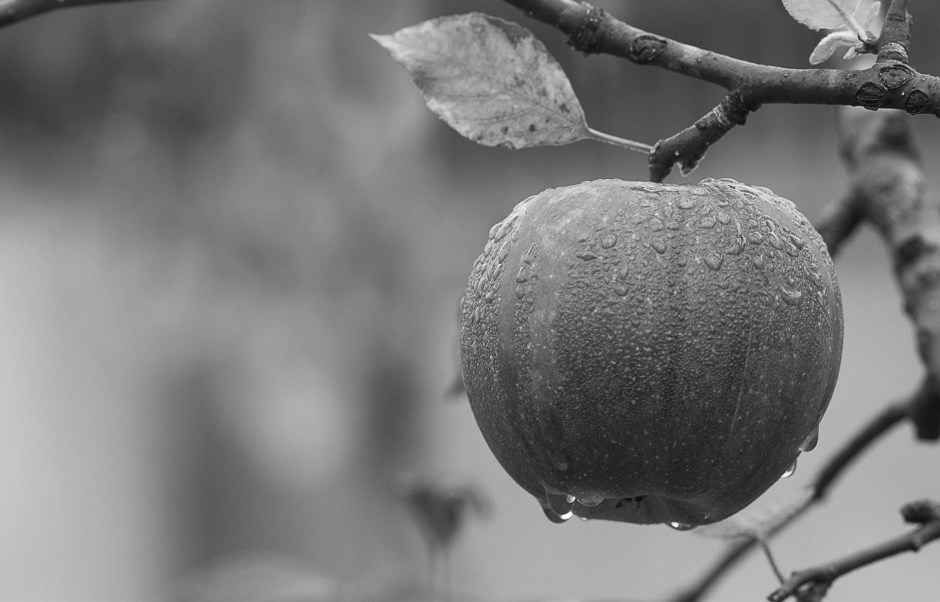
#> input picture Week 4/fruit.jpeg, 1880 x 1204 px (shown at 1/2 size)
$ jupyter execute w3-svd-applications.ipynb
#> lines starting #> are read from the running program, lines starting #| are printed output that depends on the picture
## Using SVD for Image Compression

[cell 1]
import numpy as np
import matplotlib.pyplot as plt
import matplotlib.image as mpimg # for reading and showing images
from skimage import img_as_float # for formatting image matrices correctly, Anaconda name: scikit-image
from skimage.color import rgb2gray # converting from RGB to grayscale
from ipywidgets import interact # making an interactive widget (Ignore this, it's not required for current understanding), Anaconda name: ipywidgets

#### Compress Grayscale Images first:

[cell 2]
# First, let's define a function to take the top k singular values and use those to reconstruct the original matrix

def svd_compress(A, k):
    U, S, VT = np.linalg.svd(A)
    reconst_A = np.dot(U[:, :k], np.dot(np.diag(S[:k]), VT[:k, :])) # The actual compression step. U: (m,k), S: (k,k), VT: (k,n)

    print("Shape of U:", U[:, :k].shape)
    print("Shape of S:", np.diag(S[:k]).shape)
    print("Shape of VT:", VT[:k, :].shape)

    return reconst_A

[cell 3]
# Now let's define an actual function to compress grayscale images

def compress_gray_images(img_path, k):
    img = mpimg.imread(img_path) # read an image as a numpy array
    image = rgb2gray(img) # convert this image to grayscale

    original_shape = image.shape # an array, basically (m,n)

    print("Original Size:", original_shape)
    reconst_image = svd_compress(image, k)

    compression_ratio = (k * (original_shape[0] + original_shape[1] + k)) / (original_shape[0] * original_shape[1]) * 100
    # (shape of U + shape of VT + shape of S) / shape of original matrix

    fig, ax = plt.subplots(1, 1, figsize = (10,8))
    ax.set_title("Compression Ratio = {:.2f}".format(compression_ratio) + "%")
    ax.imshow(reconst_image, cmap = "gray")
    ax.axis("off")

[cell 4]
img_path = "fruit.jpeg"
img = mpimg.imread(img_path)
#> img is the input picture: shape (1204, 1880); min 0, max 255, mean 121.2
image = rgb2gray(img)

fig, ax = plt.subplots(1,1, figsize = (10,8))
ax.imshow(image, cmap = "gray")
ax.axis("off")

compressed_image = compress_gray_images(img_path, 30)
#| Original Size: (1204, 1880)
#> in svd_compress, `U, S, VT = np.linalg.svd(A)`:
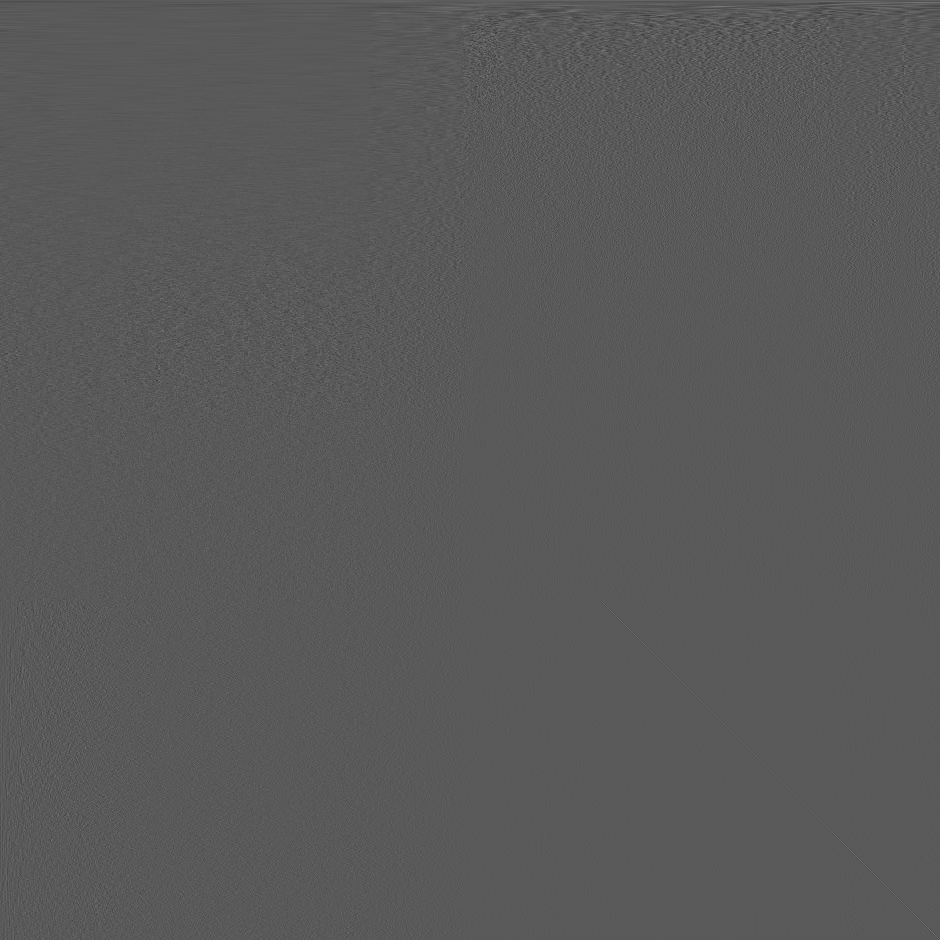
#> VT: shape (1880, 1880) float64 (shown at 1/2 size); min -0.227, max 0.418, mean 1.36e-05; drawn with min black and max white
#> in svd_compress, `U, S, VT = np.linalg.svd(A)`: S = 1204 values, max 185872.3 at index 0, min 2.4 at index 1203, mean 519.5
#> in svd_compress, `reconst_A = np.dot(U[:, :k], np.dot(np.diag(S[:k]), VT[:k, :]))`:
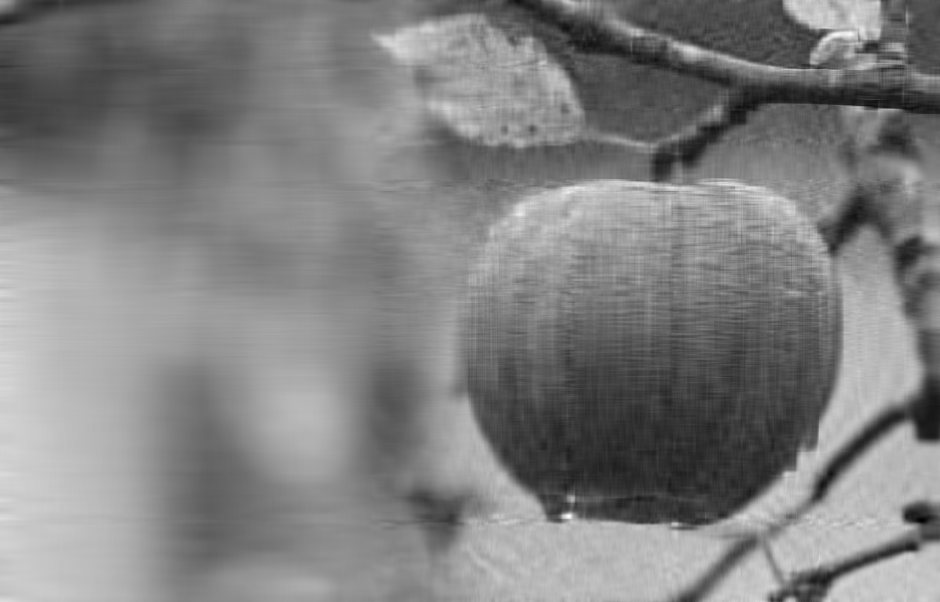
#> reconst_A: shape (1204, 1880) float64 (shown at 1/2 size); min -2.28, max 242.1, mean 121.2; drawn with min black and max white
#| Shape of U: (1204, 30)
#| Shape of S: (30, 30)
#| Shape of VT: (30, 1880)

[cell 5]
interact(compress_gray_images, img_path = ["bird.png", "fruit.jpeg", "woman.jpg", "cat.jpeg", "landscape.jpg", "coffee.jpg"], k = (1,500)) # interactive!
#> the sliders are set to img_path = bird.png, k = 250
#> call 2 of compress_gray_images, with img_path = 'bird.png', k = 250
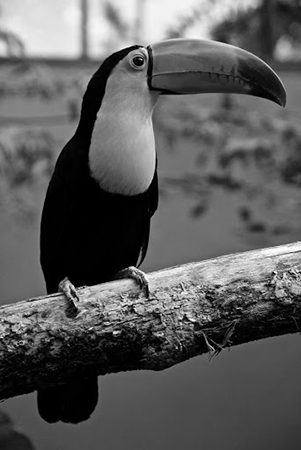
#> input picture Week 4/bird.png, 301 x 450 px
#> in compress_gray_images, img is the input picture: shape (450, 301, 3) float32; min 0, max 1, mean 0.358
#| Original Size: (450, 301)
#> call 2 of svd_compress, with k = 250
#> in svd_compress (call 2), `U, S, VT = np.linalg.svd(A)`:
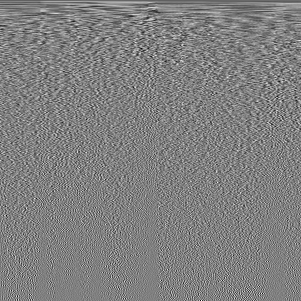
#> VT: shape (301, 301) float32; min -0.281, max 0.277, mean -0.000176; drawn with min black and max white
#> in svd_compress (call 2), `U, S, VT = np.linalg.svd(A)`: S = 301 values, max 143.8 at index 0, min 0.0146 at index 300, mean 1.94
#| Shape of U: (450, 250)
#| Shape of S: (250, 250)
#| Shape of VT: (250, 301)

#### Compressing RGB Images

[cell 6]
def compress_rgb_images(img_path, k):
#> called with img_path = 'landscape.jpg', k = 200
    image = mpimg.imread(img_path) # read an image
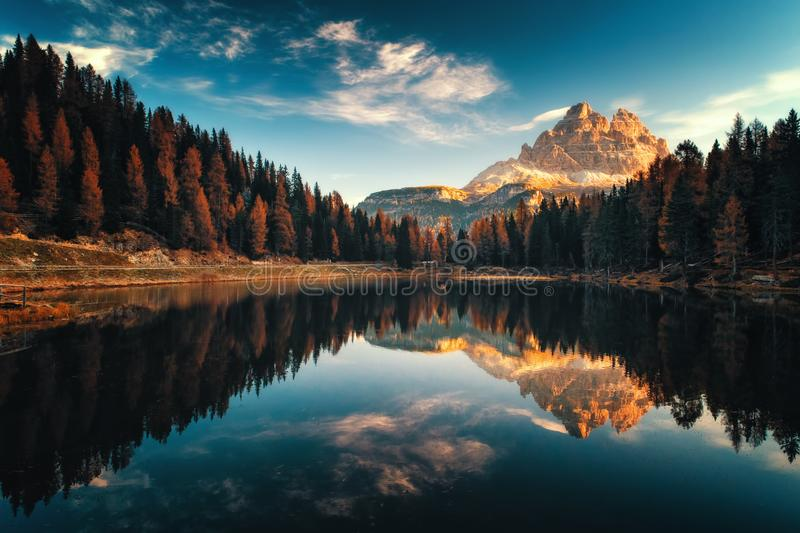
#> input picture Week 4/landscape.jpg, 800 x 533 px
#> image is the input picture: shape (533, 800, 3); mean R, G, B 65.6, 78.7, 79
    image = img_as_float(image) # format this image as float values, it'll help later to display correctly
    original_shape = image.shape # array, values (m, n, 3)
#> original_shape = (533, 800, 3)

    img_reshaped = image.reshape(original_shape[0], original_shape[1]*3) # incorporate the 3 "channels" into the 2nd axis
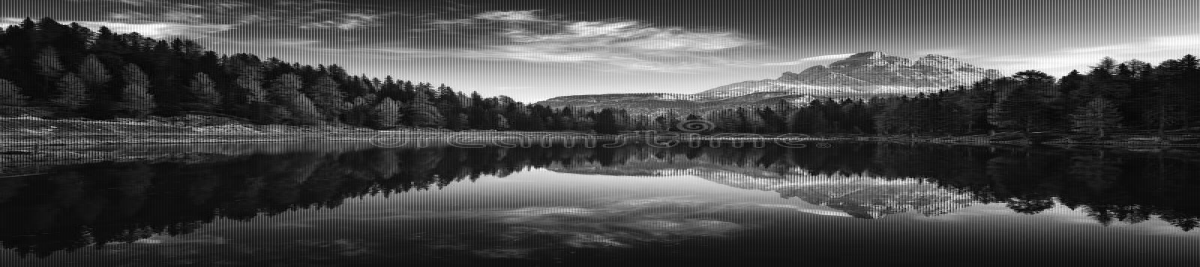
#> img_reshaped: shape (533, 2400) float64 (shown at 1/2 size); min 0, max 1, mean 0.292

    print("Original Size:", original_shape)
#| Original Size: (533, 800, 3)
    print("Reshaped Size:", img_reshaped.shape)
#| Reshaped Size: (533, 2400)

    reconst_image = svd_compress(img_reshaped, k)
#> call 3 of svd_compress, with k = 200
#> in svd_compress (call 3), `U, S, VT = np.linalg.svd(A)`:
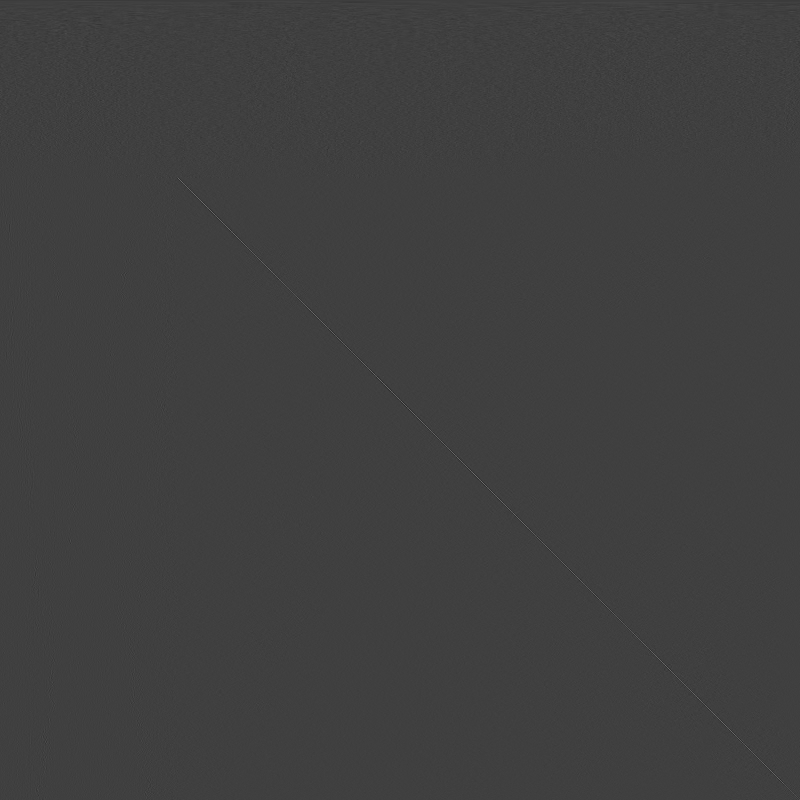
#> VT: shape (2400, 2400) float64 (shown at 1/3 size); min -0.295, max 0.879, mean -1.15e-05; drawn with min black and max white
#> in svd_compress (call 3), `U, S, VT = np.linalg.svd(A)`: S = 533 values, max 385.5 at index 0, min 0.0183 at index 532, mean 3.47
#| Shape of U: (533, 200)
#| Shape of S: (200, 200)
#| Shape of VT: (200, 2400)

    reconst_image = reconst_image.reshape(original_shape) # revert back to the original shape with 3 channels, RGB
    print(reconst_image.shape)
#| (533, 800, 3)

    compression_ratio = (k * (original_shape[0] + original_shape[1] + k)) / (original_shape[0] * original_shape[1] * 3) * 100
#> compression_ratio = 23.97
    # (shape of U + shape of VT + shape of S) / shape of original matrix

    fig, ax = plt.subplots(1, 1, figsize = (10,8))
    ax.set_title("Compression Ratio = {:.2f}".format(compression_ratio) + "%")
    ax.imshow(reconst_image)
    ax.axis("off")

[cell 7]
img_path = "landscape.jpg"
compressed_image = compress_rgb_images(img_path, 200)

[cell 8]
interact(compress_rgb_images, img_path = ["cat.jpeg", "landscape.jpg", "coffee.jpg"], k = (1,395)) # interactive!
#> the sliders are set to img_path = cat.jpeg, k = 198
#> call 2 of compress_rgb_images, with img_path = 'cat.jpeg', k = 198
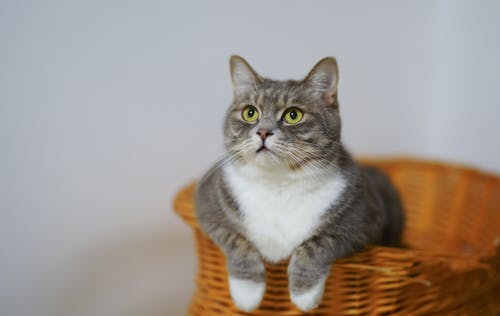
#> input picture Week 4/cat.jpeg, 500 x 316 px
#> in compress_rgb_images, image is the input picture: shape (316, 500, 3); mean R, G, B 160.2, 151.4, 145.2
#> in compress_rgb_images (call 2), `img_reshaped = image.reshape(original_shape[0], original_shape[1]*3) #..`:
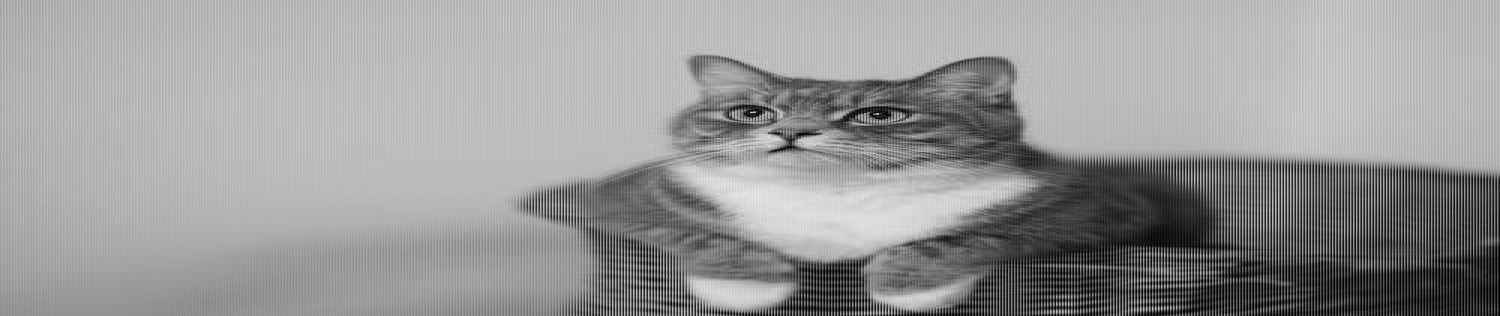
#> img_reshaped: shape (316, 1500) float64; min 0, max 0.91, mean 0.597
#| Original Size: (316, 500, 3)
#| Reshaped Size: (316, 1500)
#> call 4 of svd_compress, with k = 198
#> in svd_compress (call 4), `U, S, VT = np.linalg.svd(A)`:
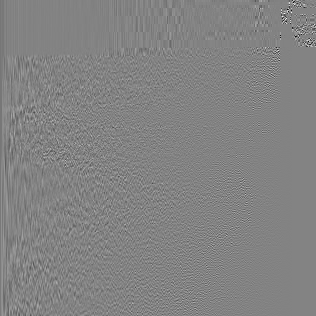
#> U: shape (316, 316) float64; min -0.704, max 0.666, mean -0.000132; drawn with min black and max white
#> in svd_compress (call 4), `U, S, VT = np.linalg.svd(A)`: S = 316 values, max 421.5 at index 0, min 4.17e-14 at index 293, mean 2.72
#| Shape of U: (316, 198)
#| Shape of S: (198, 198)
#| Shape of VT: (198, 1500)
#| (316, 500, 3)
